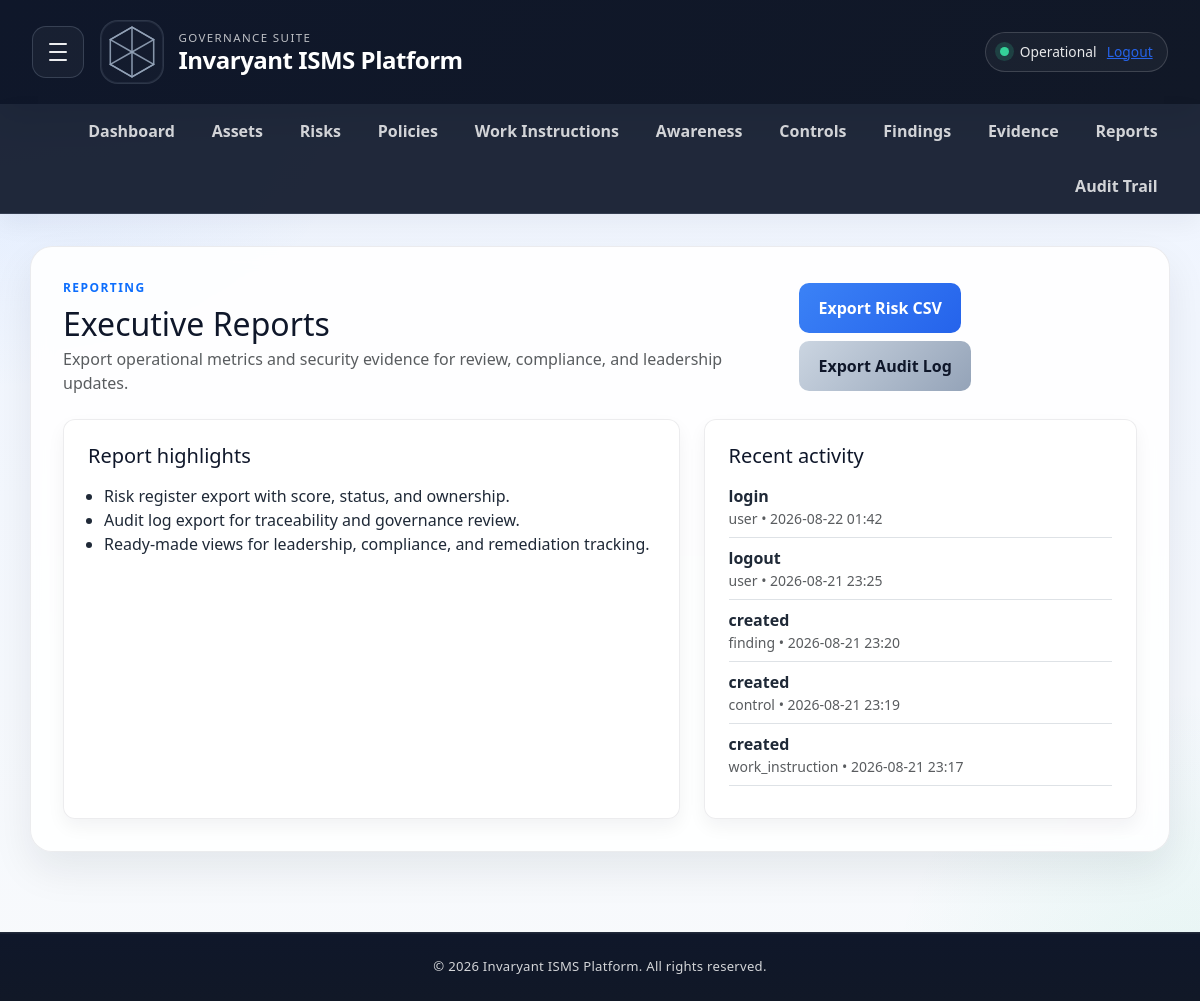
Screenshot of /reports (signed in) with the database file from the repository.
### app/models.py (models this page shows, shortened)
class AuditEvent(db.Model):
    __tablename__ = 'audit_events'
    id = db.Column(db.Integer, primary_key=True)
    tenant_id = db.Column(db.Integer, db.ForeignKey('tenants.id'), nullable=False, default=1)
    user_id = db.Column(db.Integer, db.ForeignKey('users.id'), nullable=True)
    entity_type = db.Column(db.String(100), nullable=False)
    entity_id = db.Column(db.Integer, nullable=True)
    action = db.Column(db.String(100), nullable=False)
    before_value = db.Column(db.Text, nullable=True)
    after_value = db.Column(db.Text, nullable=True)
    ip_address = db.Column(db.String(64), nullable=True)
    signature_hash = db.Column(db.String(128), nullable=True)
    signed_change = db.Column(db.Text, nullable=True)
    created_at = db.Column(db.DateTime, default=datetime.utcnow)
    user = db.relationship('User', backref='audit_events')

### app/routes.py (the view)
@main.route('/reports')
@login_required
@require_roles('admin', 'security_manager', 'auditor')
def reports_index():
    recent_events = AuditEvent.query.filter_by(tenant_id=current_user.tenant_id).order_by(AuditEvent.created_at.desc()).limit(5).all()
    return render_template('reports.html', recent_events=recent_events)

### app/routes.py (called while the page is built)
def user_has_role(user, *allowed_roles):
    if not user or not getattr(user, 'is_authenticated', False):
        return False
    role_name = user.role.name if user.role else 'user'
    return role_name in allowed_roles or role_name == 'admin'

def require_roles(*allowed_roles):
    def decorator(func):
        @wraps(func)
        @login_required
        def wrapped(*args, **kwargs):
            if not current_user.is_authenticated:
                flash('Please log in to continue.')
                return redirect(url_for('main.login'))
            if not user_has_role(current_user, *allowed_roles):
                flash('You do not have permission to access this page.')
                return redirect(url_for('main.index'))
            return func(*args, **kwargs)
        return wrapped
    return decorator

### app/templates/reports.html (shortened to what this page needs)
{% extends "base.html" %}
{% block content %}
<div class="d-flex flex-column flex-lg-row justify-content-between align-items-lg-center mb-4 gap-3">
    <div>
        <p class="text-uppercase fw-bold text-primary mb-2" style="letter-spacing: 0.12em; font-size: 0.75rem;">Reporting</p>
        <h2 class="mb-1">Executive Reports</h2>
        <p class="text-muted mb-0">Export operational metrics and security evidence for review, compliance, and leadership updates.</p>
    </div>
    <div class="d-flex flex-wrap gap-2">
        <a href="/reports/risks.csv" class="btn btn-primary">Export Risk CSV</a>
        <a href="/reports/audit-log.csv" class="btn btn-secondary">Export Audit Log</a>
    </div>
</div>
<div class="row g-4">
    <div class="col-lg-7">
        <div class="info-card h-100">
            <h5 class="mb-3">Report highlights</h5>
            <ul class="mb-0 ps-3">
                <li>Risk register export with score, status, and ownership.</li>
                <li>Audit log export for traceability and governance review.</li>
                <li>Ready-made views for leadership, compliance, and remediation tracking.</li>
            </ul>
        </div>
    </div>
    <div class="col-lg-5">
        <div class="info-card h-100">
            <h5 class="mb-3">Recent activity</h5>
            {% if recent_events %}
                <ul class="list-unstyled mb-0">
                    {% for event in recent_events %}
                        <li class="mb-2 pb-2 border-bottom">
                            <strong>{{ event.action }}</strong>
                            <div class="text-muted small">{{ event.entity_type }} • {{ event.created_at.strftime('%Y-%m-%d %H:%M') }}</div>
                        </li>
                    {% endfor %}
                </ul>
            {% else %}
                <p class="text-muted mb-0">No recent activity recorded yet.</p>
            {% endif %}
        </div>
    </div>
</div>
{% endblock %}

### app/static/style.css (style rules this page uses)
:root { --isms-navy: #0f172a; --isms-navy-soft: #1e293b; --isms-blue: #2563eb; --isms-accent: #3b82f6; --isms-danger: #ef4444; --isms-warning: #f59e0b; --isms-success: #10b981; --isms-bg: #f4f7fb; --isms-panel: rgba(255, 255, 255, 0.88); --isms-border: rgba(15, 23, 42, 0.08); --isms-text: #1f2937; --isms-muted: #64748b; --isms-shadow: 0 18px 40px rgba(15, 23, 42, 0.08); }
* { margin: 0; padding: 0; box-sizing: border-box; }
body { background: radial-gradient(circle at top left, rgba(59, 130, 246, 0.12), transparent 25%), radial-gradient(circle at bottom right, rgba(16, 185, 129, 0.08), transparent 20%), linear-gradient(180deg, #eef4ff 0%, #f8fafc 100%); font-family: 'Segoe UI', Roboto, -apple-system, sans-serif; color: var(--isms-text); line-height: 1.5; }
h1, h2, h3, h4, h5, h6 { color: var(--isms-navy); margin-bottom: 0.75rem; }
p { margin-bottom: 1rem; }
a { color: var(--isms-blue); }
button.primary, .btn-primary, .btn-success, .btn-warning, .btn-danger, .btn-secondary { display: inline-block; border: none; border-radius: 10px; text-decoration: none; padding: 0.8rem 1.2rem; font-weight: 700; cursor: pointer; transition: transform 0.15s ease, opacity 0.2s ease; }
.btn-primary { background: linear-gradient(135deg, #3b82f6, #2563eb); color: white; }
.btn-secondary { background: linear-gradient(135deg, #cbd5e1, #94a3b8); color: #0f172a; }
.info-card { background: rgba(255, 255, 255, 0.9); padding: 1.5rem; border-radius: 12px; box-shadow: 0 8px 18px rgba(15, 23, 42, 0.05); border: 1px solid var(--isms-border); }

### rows the page displays
AuditEvent: action "login", entity_type "user", created_at "2026-08-22 01:42"
AuditEvent: action "logout", entity_type "user", created_at "2026-08-21 23:25"
AuditEvent: action "created", entity_type "finding", created_at "2026-08-21 23:20"
AuditEvent: action "created", entity_type "control", created_at "2026-08-21 23:19"
AuditEvent: action "created", entity_type "work_instruction", created_at "2026-08-21 23:17"
